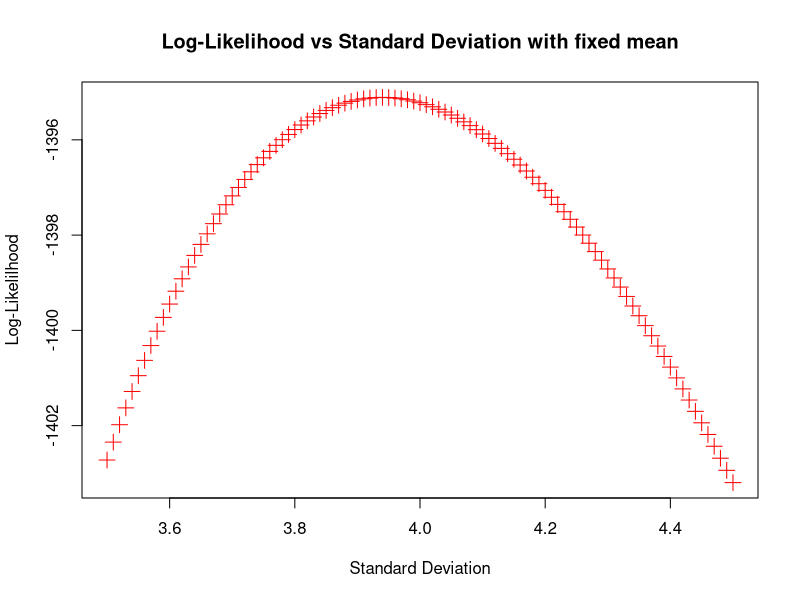

This chart was generated by the following R code:
#QUESTION 2

rm(list=ls())
set.seed(123)

# read csv file
x = read.csv("data.csv")

# store the weights
x = x[,c(2)]

mean = mean(x)
sd = sd(x)
variance = var(x)

#PART-A
#MLE ESTIMATE

#LOG LIKELYHOOD FUNCTION
l_log <- function(t){
  sum(dnorm(x, mean = t[1], sd = t[2], log = TRUE))
}

#MLE
mle_par <- optim(c(mean(x), sd(x)), l_log, control = list(fnscale = -1))$par


#PART-B
#LIKELYHOOD FUNCTION ATTAINS MAXIMA AT THE ABOVE ESTIMATE

#WILL TAKE MEAN TO BE THE FIXED MLE VALUE OBTAINED ABOVE
M = mle_par[1]

#VARIOUS VALUES OF VARIANCE
SDs <- seq(3.5,4.5,by = 0.01)

#CALCULATE MLE FOR THESE DIFFERENT VALUES
final <- c()
for(i in SDs){
  a <- l_log(c(M,i))
  final <- c(final,a)
}
#PLOT TO SHOW THAT MAX VALUE OCCURS AT THE MLE CALCULATED IN PART A
plot(SDs,final,type="b",col="red",cex=1.5,pch=3,xlab="Standard Deviation",ylab="Log-Likelilhood",main="Log-Likelihood vs Standard Deviation with fixed mean")

















